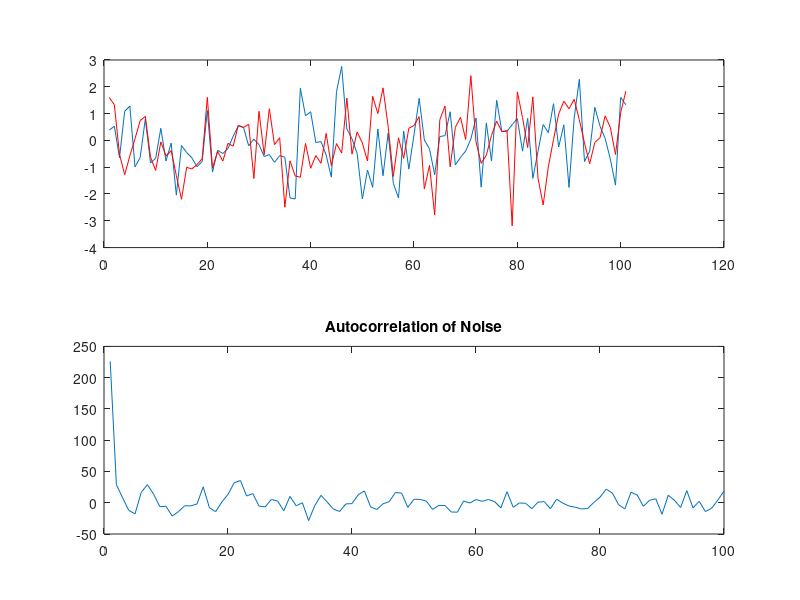

The MATLAB source for this figure:
% Autocorrelation Demo
%
% This script demonstrates the concept of autocorrelation using two types of signals:
% 1. A sine wave with a frequency of 400 Hz.
% 2. Gaussian white noise (random signal).
%
% Autocorrelation measures how well a signal matches a time-shifted version of itself.
% In the first part of the demo, you will see how a periodic signal (sine wave) shows a
% clear repetitive pattern in its autocorrelation.
% In the second part, the autocorrelation of a random noise signal is shown,
% which tends to decay more rapidly and exhibits less predictable patterns.
%
% The script visualizes the two parts of the signal being correlated and plots
% the resulting autocorrelation, which updates dynamically as the signals slide over each other.
%
% You should observe the following:
% - For the sine wave, the autocorrelation shows periodic peaks corresponding to the periodic nature of the signal.
% - For random noise, the autocorrelation quickly diminishes, indicating the lack of periodicity in the signal.
%
% Additionally, you can hear the sound of the sine wave at the start of the demo.
% You can also uncomment the line to hear the random noise.

% Clear workspace and command window
clear
clc

% Define sampling frequency and signal length
fs = 5000;       % Sampling frequency (5000 Hz)
len = 3;         % Signal length (3 seconds)

% Create a time vector (in samples)
t = [1:len*fs];

% Generate a sine wave signal with a frequency of 400 Hz and amplitude of 0.5
x = 0.5 * sin(2*pi*(400/fs)*t);

% Take the first 200 samples of the sine wave for autocorrelation calculation
x_v = x(1:200);

% Play the sine wave signal
sound(x, fs)

% Initialize autocorrelation array
aco = [];

% Loop to compute the autocorrelation of the signal
for i = 1:100
    % Divide the signal into two parts (sliding one over the other)
    sig1 = x_v(1:end-((i-1)*1));        % First part of the signal
    sig2 = x_v(((i-1)*1)+1:end);        % Second part, shifted by i samples
    
    % Plot the two signals for visualization
    subplot(211)
    plot(sig1)                          % Plot first part
    hold on
    plot(sig2, 'r')                     % Plot second part in red
    hold off
    
    % Compute the autocorrelation (sum of pointwise multiplication)
    aco(i) = sum(sig1 .* sig2);
    
    % Plot the autocorrelation result
    subplot(212)
    plot(aco)
    title('Autocorrelation of Sine Wave')
    
    % Pause to allow for animation effect
    pause(0.01)
end

pause;

% Generate random noise for the second part of the demo
x_v = randn(200,1);     % Generate 200 samples of Gaussian white noise

% Uncomment the following line if you want to hear the random noise
% sound(x, fs)

% Initialize autocorrelation array for the noise signal
aco = [];

% Loop to compute autocorrelation for the random noise signal
for i = 1:100
    % Divide the noise signal into two parts (sliding one over the other)
    sig1 = x_v(1:end-((i-1)*1));        % First part of the noise signal
    sig2 = x_v(((i-1)*1)+1:end);        % Second part, shifted by i samples
    
    % Plot the two signals for visualization
    subplot(211)
    plot(sig1)                          % Plot first part of noise signal
    hold on
    plot(sig2, 'r')                     % Plot second part in red
    hold off
    
    % Compute the autocorrelation of the noise signal
    aco(i) = sum(sig1 .* sig2);
    
    % Plot the autocorrelation result for the noise
    subplot(212)
    plot(aco)
    title('Autocorrelation of Noise')
    
    % Pause to allow for animation effect
    pause(0.05)
end
